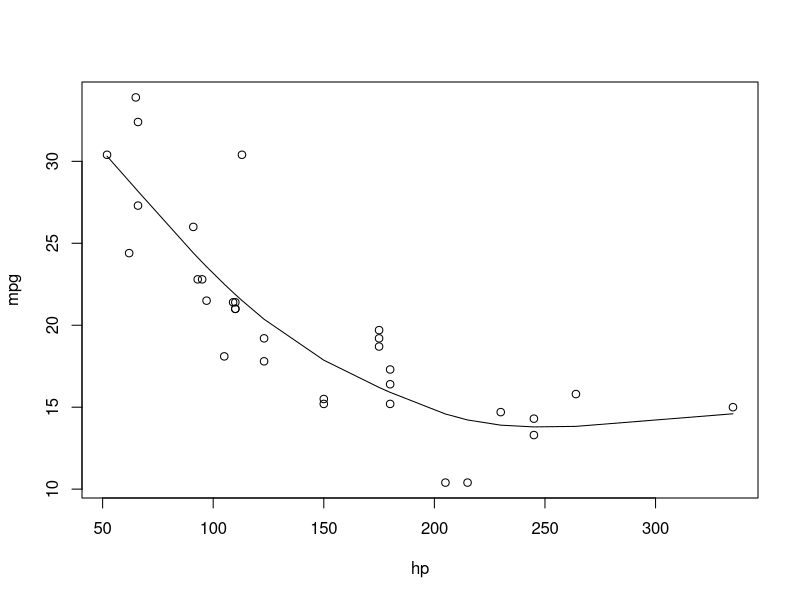

The R script that drew this image: (Note: this script raises an error after producing the figure.)
loglik <- function (param) {
  
  beta <- param[1:10]
  sigma <- param[11]
  
  X <- model.matrix(mpg ~ 0 + bs(hp, df = 10))
  
  logL <- dnorm(mpg - X %*% beta, mean = 0, sd = sigma, log = TRUE)
  
  return(-sum(logL))
}

loglikpenal <- function (param,S.lambda) {
  
  beta <- param[1:10]
  sigma <- param[11]
  
  X <- model.matrix(mpg ~ 0 + bs(hp, df = 10))
  
  logL <- dnorm(mpg - X %*% beta, mean = 0, sd = sigma, log = TRUE)
  
  return(-sum(logL) + t(beta) %*% S.lambda %*% beta)
}

wrapper <- function(coef.vector, S.lambda=NULL, H = NULL, minusLogLik=TRUE) {
  
  beta <- coef.vector[2:10]
  # Check whether penalty is applied
  if (is.null(S.lambda)) {
    penaltyLik <- penaltyGrad <- penaltyHess <- 0
  } else {
    
    # Calculate penalty terms for log f_lambda(y,beta) Wood (2017) p.1076 
    S.lambda.eigenv <- eigen(S.lambda)$values
    
    penaltyLik <- (t(beta) %*% S.lambda %*% beta)/2
    logS.lambda <- log(prod(S.lambda.eigenv[S.lambda.eigenv > 0]))
    constant <- sum(S.lambda.eigenv == 0)*log(2*pi)/2 # Zie Wood (2016) p.1550
    
    # penaltyGrad <- t(t(coef.vector) %*% S.lambda)
    # penaltyHess <- S.lambda
  }
  
  if (is.null(H)) {
    logdetH <- 0
  } else {
    logdetH <- log(det(H))
    logS.lambda <- logS.lambda/2
  }
  
  
  # Merk op dat C++ code geïmplementeerd is voor -loglik
  sign <- ifelse(isTRUE(minusLogLik), 1, -1)
  
  # log f_lambda(y,beta)
  ll <- loglik(coef.vector) + penaltyLik - logS.lambda + logdetH - constant
  
  return(sign*ll)
  
}

EstimatePenal <- function(S, lambda.init = 1, tol = 0.01, maxiter=50) {
  
  
  lambda.new <- lambda.init # In voorbeelden van Wood (2017) is de initiele lambda = 1
  
  lldiff <- 1e10
  beta <- coef(fit.gam)
  sigma <- 3
  
  iter <- 0
  
  if (iter == 0) {print("Algorithm running...")}
  
  while (lldiff > tol & iter <= maxiter) {
    
    # Update number of iterations
    iter = iter + 1
    
    lambda <- lambda.new
    
    # Some calculations to update lambda later...
    S.lambda <- lambda*S
    S.lambda.inv <- ginv(S.lambda)
    
    # Estimate betas for given lambdas
    beta.fit <- nlm(f = wrapper,
                    p = c(beta,sigma),
                    S.lambda = S.lambda,
                    hessian = TRUE)
    
    # New betas to be used as initial values for possible next iteration
    beta <- beta.fit$estimate[1:10]
    sigma <- beta.fit$estimate[11]
    
    # Make sure that observed hessian is positive definite
    decomp <- eigen(beta.fit$hessian[2:10,2:10])
    A <- diag(abs(decomp$values))
    hessian.obs <- decomp$vectors %*% A %*% t(decomp$vectors)
    
    V <- solve(hessian.obs + S.lambda)
    
    # Update lambdas
    tr1 <- sum(diag(S.lambda.inv %*% S))
    trV1 <- sum(diag(V %*% S))
    denom1 <- t(beta) %*% S %*% beta
    
    lambda.new <- as.numeric((tr1 - trV1)/denom1)
    
    # Create new S.lambda matrix
    S.lambda.new <- lambda.new*S
    
    # Step length of update
    diff <- lambda.new - lambda
    
    # Assess whether update is an increase in the log-likelihood
    # If not, apply step length control
    l1 <- wrapper(
      coef.vector = c(beta,sigma),
      S.lambda = S.lambda.new,
      H = hessian.obs + S.lambda.new,
      minusLogLik = FALSE
    )
    
    l0 <- wrapper(
      coef.vector = c(beta,sigma),
      S.lambda = S.lambda,
      H = hessian.obs + S.lambda,
      minusLogLik = FALSE
    )
    
    # Step length control to guarantee increase in loglik
    k = 0
    
    while (l1 < l0) { 
      
      k = k + 1
      
      delta <- diff/(2^k)
      
      S.lambda.delta <- (lambda + delta)*S
      
      l1 <- wrapper(
        coef.vector = c(beta,sigma),
        S.lambda = S.lambda.delta,
        H = hessian.obs + S.lambda.delta,
        minusLogLik = FALSE
      )
      
      l0 <- wrapper(
        coef.vector = c(beta,sigma),
        S.lambda = S.lambda,
        H = hessian.obs + S.lambda,
        minusLogLik = FALSE
      )
      
    } # end of inner while loop
    
    # Final difference in loglikelihood
    lldiff <- l1 - l0
    
    # If step length control is needed, set updated lambda according to new step length
    if (k > 0) {
      lambda.new <- lambda + delta
    }
    
    # Sanity check: lambda must be positive
    if (sum(lambda.new < 0) > 0) {stop("At least 1 lambda is negative")}
    
    # Calculate loglikelihood for new lambda
    loglik.new <- wrapper(coef.vector = c(beta,sigma),
                              S.lambda = lambda.new*S,
                              minusLogLik=TRUE)
    
    # Print information while running...
    print(paste0("Iteration ", iter,
                 ": k = ", k,
                 " lambda = ", lambda.new,
                 " Likelihood increase = ", lldiff,
                 " Final -loglik = ", loglik.new))
    
  } # end of outer while loop
  
  
  
  if (iter == maxiter) {message <- "Maximum iterations reached"} else {message <- "Convergence reached"}
  
  return(list(
    beta = beta,
    lambda = lambda.new,
    iterations = iter,
    status = message,
    loglik = loglik.new))
}







data(mtcars)
head(mtcars)

attach(mtcars)

library(mgcv)

fit.gam <- gam_model <- gam(mpg ~ s(hp, k = 10 ), optimizer = 'efs')

plot(hp,mpg)
lines(sort(hp), fitted(fit.gam)[order(hp)])


S <- crossprod(diff(diag(10)))
lambda <- seq(1,100, by = 0.5)

mLogLik <- avg <- c()
for (i in 1:length(lambda)) {
  
  S.lambda <- lambda[i]*S
  S.lambda.inv <- ginv(S.lambda)
  for(j in 1:1000) {
    beta <- mvrnorm(1, mu = rep(0,10), Sigma = S.lambda.inv)
    mLogLik[j] <- loglik(c(beta,3)) + t(beta) %*% S.lambda %*% beta
  }
  avg[i] <- mean(mLogLik)
}

lambda[which.min(avg)]

test <- optim(
            c(coef(fit.gam),3),
            loglikpenal,
            S.lambda = 16.5*S)

test <- EstimatePenal(S, lambda.init = 20)

coef(fit.gam)

